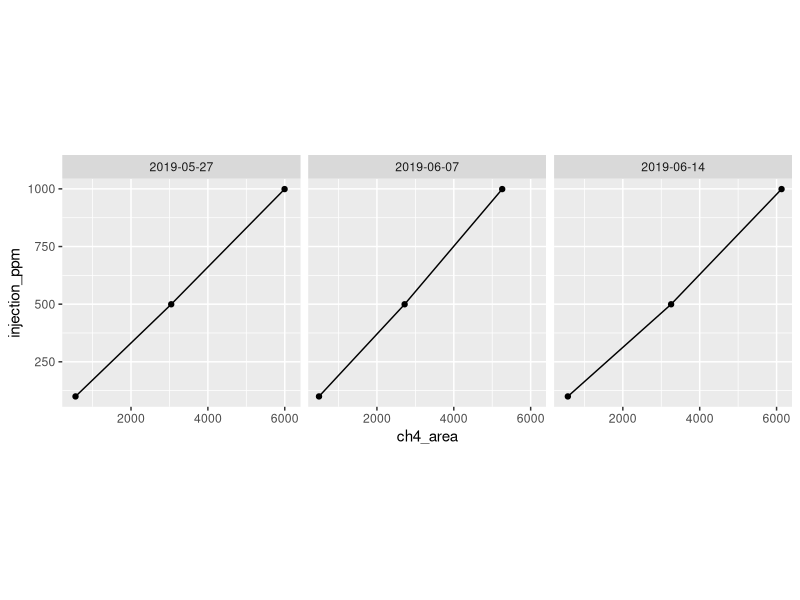

The R script that drew this image: (Note: this script raises an error after producing the figure.)
## ---- chunk 1
knitr::opts_chunk$set(echo = FALSE,  fig.align="center")
library(tidyverse)
library(knitr)
library(kableExtra)
library(broom)
library(modelr)
library(lubridate)
## ---- chunk 2
example_sc <- data.frame(
  flux_date = c('2019-05-27', '2019-05-27', '2019-05-27', '2019-06-07', '2019-06-07', '2019-06-07', '2019-06-14', '2019-06-14', '2019-06-14'),
  standard_ppm = c(999, 999, 999, 999, 999, 999, 999, 999, 999),
  injection_ml = c(0.1, 0.5, 1, 0.1, 0.5, 1, 0.1, 0.5, 1),
  ch4_area = c(556.03, 3046.03, 5995.73, 493.256, 2720.52, 5259.6, 569.3, 3255.82, 6129.72))
example_sc <- 
  example_sc %>% 
  mutate(injection_ppm = standard_ppm * injection_ml) %>% 
  select(flux_date:injection_ml, injection_ppm, ch4_area)
example_sc %>% 
  kable() %>% 
  kable_styling()
ggplot(example_sc, aes(ch4_area, injection_ppm)) +
  facet_wrap(~ flux_date) + 
  geom_point() +
  geom_line() +
  coord_fixed(6)

sc_model <- function(df) {lm(injection_ppm ~ ch4_area, data = df)}
standard_curves <- 
  example_sc %>% 
  group_by(flux_date) %>% 
  nest() %>% 
  mutate(model = map(data, sc_model),
         glance = map(model, glance),
         tidy = map(model, tidy)) 
sc_r2 <- 
  standard_curves %>% 
  unnest(glance, .drop = TRUE) %>% 
  arrange(r.squared) %>% 
  select(flux_date, r.squared)
sc_equation <- 
  standard_curves %>% 
  unnest(tidy, .drop = TRUE) %>%
  select(flux_date, term, estimate) %>% 
  spread(term, estimate) %>% 
  rename(intercept = `(Intercept)`, slope = ch4_area)
sc_ch4 <- left_join(sc_r2, sc_equation, by = "flux_date")
sc_ch4 %>% 
  kable() %>% 
  kable_styling()
## ---- chunk 3

time_data <- data.table::fread('../Data/eg_time_data.csv')

time_data[, c('t0', 't1', 't2', 't3', 't4')] <- 
  lapply(time_data[, c('t0', 't1', 't2', 't3', 't4')],
         ymd_hms)

as.days <- function(start, end) {as.numeric(interval(start, end))/60/60/24}

time_data[, c('t1', 't2', 't3', 't4')] <- 
  lapply(time_data[, c('t1', 't2', 't3', 't4')],
         function(x) as.days(time_data$t0, x))

time_data <- 
 time_data %>% 
  select(-t0) %>% 
  gather(t, days, t1:t4)

## ---- chunk 4

conc_data <- data.table::fread('../Data/eg_conc_data.csv')

flux_data <- 
  conc_data %>% 
  gather(t, ch4_area, t1:t4) %>% 
  left_join(sc_ch4, by = 'flux_date') %>% 
  mutate(ch4_ppm = ch4_area * slope + intercept) %>% 
  select(flux_date, jar, t, ch4_ppm) %>% 
  left_join(time_data, by = c('flux_date', 'jar', 't'))

## ---- chunk 5
flux_data <- 
  flux_data %>% 
  mutate(flux_date = ymd(flux_date), 
         jar = factor(jar),
         t = factor(t)) %>% 
  filter(ch4_ppm < 3000)

flux_data %>% 
  ggplot(aes(days, ch4_ppm)) + 
  facet_grid(jar ~ flux_date, scales = "free") +
  geom_point() + 
  geom_line()
## ---- chunk 6

## ---- chunk 7
